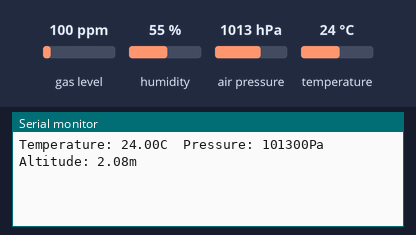
Recording of a sketch running on a simulated Raspberry Pi Pico. Shown: the last lines printed to the serial monitor. Inputs (shaded band) come from the test bench; at power-on: air pressure 1013 hPa, temperature 24 °C, gas level 100 ppm, humidity 55 %.

Above: at 2.9 s.
3.0 s: air pressure set to 952 hPa
At 4.5 s:
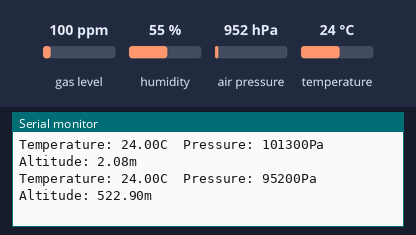
4.6 s: temperature set to 12 °C
6.2 s: air pressure set to 975 hPa
At 7.3 s:
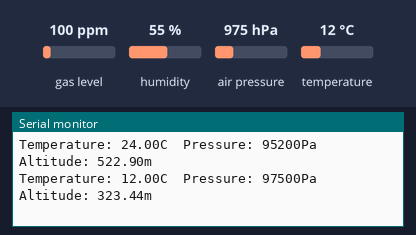
Timing chart, 0 to 9.2 s (numbered marks = the images above; inputs shaded):
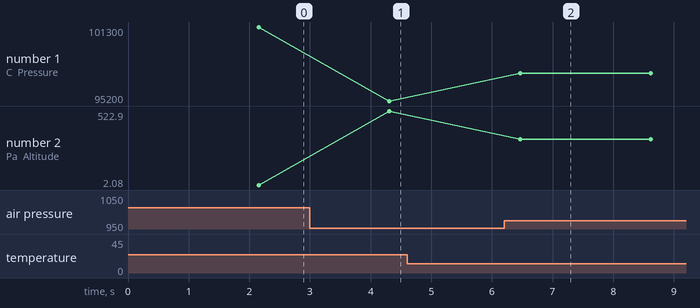

Measured:
- after the input at 3.0 s, the serial monitor: prints a new line after 1.3 s (image 1)
- after the input at 6.2 s, the serial monitor: prints a new line after 0.26 s (image 2)
- plotted number 1: 101300 → 95200 after the input at 3.0 s, 95200 → 97500 after the input at 6.2 s
- plotted number 2: 2.08 → 522.9 after the input at 3.0 s, 522.9 → 323.44 after the input at 6.2 s

The sketch:

bmp390_arduino.ino
```cpp
// BMP390 Sensor Example
#include <Wire.h>
#include <Adafruit_Sensor.h>
#include "Adafruit_BMP3XX.h"

#define SEALEVELPRESSURE_HPA (1013.25)

Adafruit_BMP3XX bmp;

// Initialization
void setup() {
  // Init serial
  Serial.begin (115200);
	while (!Serial)
    ;

  // Init I2C
  Wire.setSDA(16);
  Wire.setSCL(17);
	Wire.begin();

  // Init sensor
	if (!bmp.begin_I2C()) {
		Serial.println("Sensor not found.");
		while (true)
      ;
	}

  // Set up oversampling and filter initialization
  bmp.setTemperatureOversampling(BMP3_OVERSAMPLING_8X);
  bmp.setPressureOversampling(BMP3_OVERSAMPLING_4X);
  bmp.setIIRFilterCoeff(BMP3_IIR_FILTER_COEFF_3);
  bmp.setOutputDataRate(BMP3_ODR_50_HZ);
}

// Main Loop
void loop() {
	delay(2000);
	if (bmp.performReading()) {
    Serial.print("Temperature: ");
    Serial.print(bmp.temperature,2);
    Serial.print("C  Pressure: ");
    Serial.print(bmp.pressure,0);
    Serial.print("Pa  Altitude: ");
    Serial.print(bmp.readAltitude(SEALEVELPRESSURE_HPA));
    Serial.println("m");
  }
}
```
